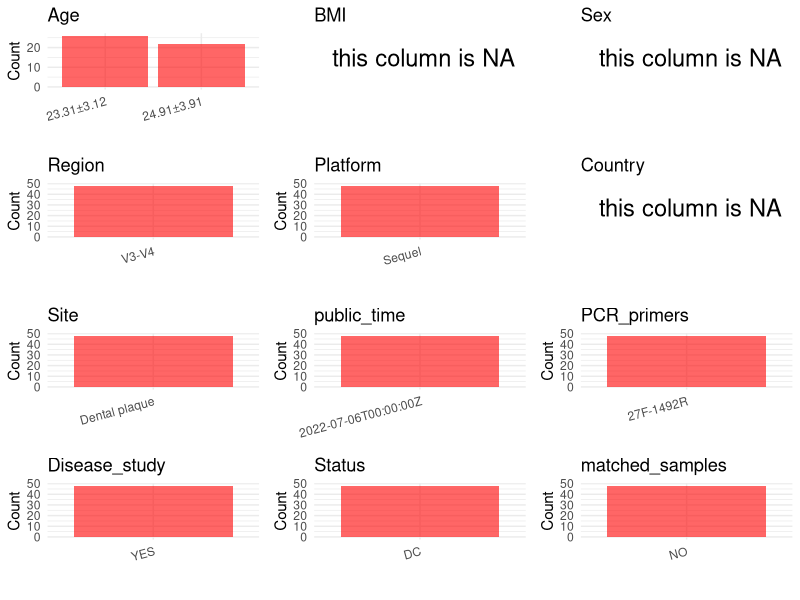

Source code (R): (Note: this script raises an error after producing the figure.)
## ---- chunk 1
# Load necessary libraries
library(dplyr)
library(ggplot2)
library(cowplot)

# Set working directory (update this path to your local directory)
setwd("D:/oral_project/PRJEB51987")

# Read the initial metadata files
initial_meta<-read.csv("SraRunTable.csv",header = T)

# Combine the two metadata files
#meta <- rbind(initial_meta, initial_meta1)

#Remove entries non-oral samples
#initial_meta <- subset(initial_meta,isolate %in% c("saliva","tongue coat"))

# Check the number of samples containing "HT" in Sample.Name (e.g., healthy controls)
#nrow(subset(meta, grepl("HT", Sample.Name)))

# Display the first few rows of the metadata
head(initial_meta)
## ---- chunk 2
# Create a uniform metadata dataframe
metadata <- data.frame(
  BioProject = initial_meta$BioProject,
  Run = initial_meta$Run,
  sample_name = initial_meta$Sample_name,
  #Age = NA,
  BMI = NA,
  Sex = NA,
  Region = "V3-V4",
  Platform = initial_meta$Instrument,
  Country = NA,
  Site = "Dental plaque",
  public_time = initial_meta$ReleaseDate,
  stringsAsFactors = FALSE
)
## ---- chunk 3
metadata <- metadata %>%
  mutate(
    Age = case_when(
      grepl("Control", sample_name) ~ "24.91±3.91",  
      grepl("Xylitol", sample_name) ~ "23.31±3.12",  
    )
  )
## ---- chunk 4
# Add information obtained from the publication
metadata$PCR_primers <- "27F-1492R"
metadata$title <- "Xylitol-Containing Chewing Gum Reduces Cariogenic and Periodontopathic Bacteria in Dental Plaque-Microbiome Investigation"
metadata$Disease_study <- "YES"
# Assign disease status based on sample_name patterns
metadata$Status<-"DC"

#get subjects id according to sample id
metadata$sample_name<-gsub("Control_|Xylitol_","",metadata$sample_name)
#get subjects id with Saliva available
keep_subjects<-subset(metadata,Site %in% "Dental plaque")
#remove subjects without Saliva samples
metadata<-subset(metadata,sample_name %in% keep_subjects$sample_name)
#get subjects sampling counts
sample_counts <- table(metadata$sample_name)
# Create matched_samples column, any subjects have >=2 samples will be label "YES", otherwise "NO"
 metadata <- metadata %>%
  group_by(sample_name) %>%
  mutate(
    sample_count = n(),
    unique_sites = n_distinct(Site),
    matched_samples = ifelse(sample_count >= 2 & unique_sites >= 2, "YES", "NO")
  ) %>%
  select(-sample_count, -unique_sites)  # 移除临时列
## ---- chunk 5
# Check the number of unique runs and sample names
print(paste("Number of unique runs:", length(unique(metadata$Run))))
print(paste("Number of unique sample names:", length(unique(metadata$sample_name))))
## ---- chunk 6
# Select columns for visualization
plot_data <- metadata %>%
  select(-BioProject, -Run, -sample_name, -title)

# Function to create simple plots for each column
create_simple_plots <- function(data) {
  plots <- list()
  
  for (col in colnames(data)) {
    # Check if the column is all NA
    if (all(is.na(data[[col]]))) {
      # Create an empty plot with text indicating all NA
      p <- ggplot() +
        annotate("text", x = 0.5, y = 0.5, label = "this column is NA", size = 6) +
        labs(title = col) +
        theme_void()
    } else if (is.numeric(data[[col]])) {
      # Numeric variable: histogram
      p <- ggplot(data, aes(x = .data[[col]])) +
        geom_histogram(fill = "blue", alpha = 0.6, bins = 20, na.rm = TRUE) +
        labs(title = col) +
        theme_minimal()
    } else {
      # Categorical variable: bar plot (remove NA values)
      count_data <- as.data.frame(table(data[[col]], useNA = "ifany"))
      p <- ggplot(count_data, aes(x = reorder(Var1, -Freq), y = Freq)) +
        geom_col(fill = "red", alpha = 0.6) +
        labs(title = col, x = NULL, y = "Count") +
        theme_minimal() +
        theme(axis.text.x = element_text(angle = 15, hjust = 1))
    }
    plots[[col]] <- p
  }
  
  return(plots)
}

# Generate and arrange plots
plots <- create_simple_plots(plot_data)
p<-plot_grid(plots$Age, 
          plots$BMI, 
          plots$Sex, 
          plots$Region, 
          plots$Platform, 
          plots$Country, 
          plots$Site,
          plots$public_time, 
          plots$PCR_primers,
          plots$Disease_study,
          plots$Status,
          plots$matched_samples,# add 
          ncol = 3, align = "hv", axis = "lb")
ggsave("Metadata_Summary.png", plot = p, width = 8, height = 6, dpi = 150)
## ---- chunk 7
knitr::include_graphics("Metadata_Summary.png")
## ---- chunk 8
# Reorder columns to match the desired format
metadata <- metadata[, c(
  "BioProject", "Run", "sample_name", "Age", "BMI", "Sex", 
  "Region", "Platform", "Country", "Site", "public_time", 
  "PCR_primers", "title", "Disease_study", "Status","matched_samples"
)]

# Export the uniform metadata to a CSV file
write.csv(metadata, file = "metadata.csv", quote = TRUE)
head(metadata)
